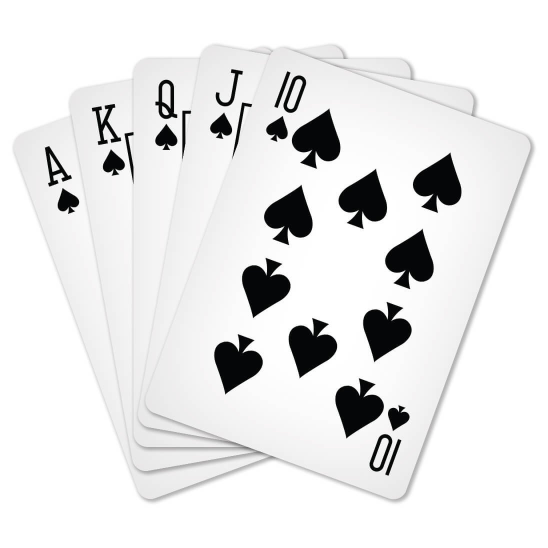
#> input picture images/cards.jpg, 1095 x 1095 px (shown at 1/2 size)
$ python kmeans_and_canny.py   (older library calls are emulated)
#> lines starting #> are read from the running program, lines starting #| are printed output that depends on the picture; after the words box and inside, x2 and y2 are one past the last pixel; in counts of white or black regions, pixels touching at a corner belong together
#> in tests, img is the input picture: shape (1095, 1095, 3); mean B, G, R 230.5, 230.4, 230.4
'''
k-means object detection
'''
import cv2
import numpy as np
# import matplotlib.pyplot as plt
# from main import retrieve_detected_objects

figure_size = 10

def kmeans(image, k):
    # Need to convert from RGB to HSV;
    # color descriptions in terms of hue/lightness/saturation are more relevant
#> called with k = 7
    converted_color_img = cv2.cvtColor(cv2.blur(image,(10,10)),cv2.COLOR_BGR2RGB)
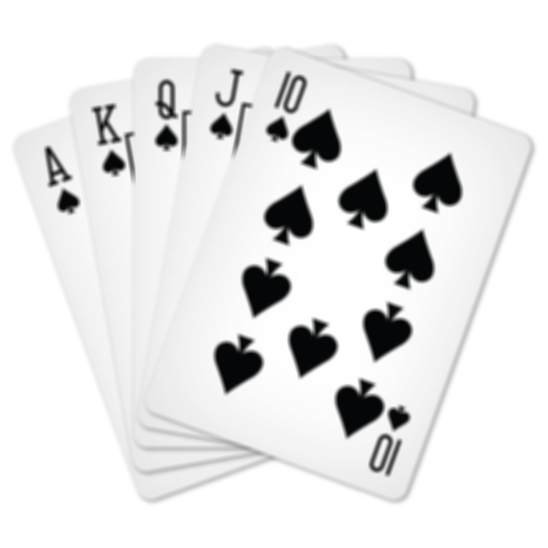
#> converted_color_img: shape (1095, 1095, 3) (shown at 1/2 size); mean R, G, B 230.4, 230.4, 230.5

    vectorized = converted_color_img.reshape((-1,3))
    vectorized = np.float32(vectorized)

    criteria = (cv2.TERM_CRITERIA_EPS + cv2.TERM_CRITERIA_MAX_ITER, 10, 1.0)

    attempts=10
    ret,label,center=cv2.kmeans(vectorized, k,None,criteria,attempts,cv2.KMEANS_PP_CENTERS)
#> ret = 82267181.7; center = [[240.2, 240, 240.1], [65.78, 66.71, 66.92], [209.7, 209.6, 209.6], [7.7, 8.7, 10.44], [255.1, 255.1, 255.1], [114, 114.7, 114.7], [163.8, 164.2, 164.2]]

    center = np.uint8(center)
#> center = [[240, 239, 240], [65, 66, 66], [209, 209, 209], [7, 8, 10], [255, 255, 255], [114, 114, 114], [163, 164, 164]]

    res = center[label.flatten()]
    # apply kmeans clustering to original image
    res2 = res.reshape((converted_color_img.shape))

    _, thresh = cv2.threshold(cv2.cvtColor(res2, cv2.COLOR_BGR2GRAY), 110, 255, 0)
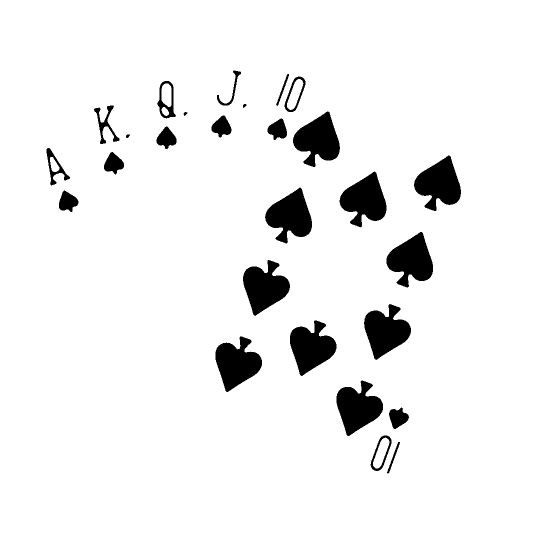
#> thresh: shape (1095, 1095) (shown at 1/2 size); 93.8% white; 27 black regions
    _, contours, hierarchy = cv2.findContours(thresh, cv2.RETR_TREE, cv2.CHAIN_APPROX_SIMPLE)
#> contours = 33 contours; largest, box (x1, y1, x2, y2) and area: (0, 0, 1095, 1095) 1196836, (827, 310, 923, 423) 6395, (727, 607, 823, 721) 6394, (485, 519, 581, 633) 6392, (430, 672, 525, 785) 6390

    major_contours = []
    for contour in contours:
        area = cv2.contourArea(contour)
        if area > 35:
            major_contours.append(contour)
#> this loop made 33 passes
#> area on passes 2 to 13: 336, 1830.5, 992, 1148, 6382, 6390, 6376.5, 6393.5, 6392.5, 6378, 1146, 6380.5
#> (contour, area) on pass 1: ([[0, 0], [0, 1094], [1094, 1094], [1094, 0]], 1196836)
#> after the loop, major_contours has the same summary as contours

    mask = np.zeros((image.shape))
    mask[:] = (255, 255, 255)
    cv2.fillPoly(mask, pts =major_contours, color=(0,0,0))
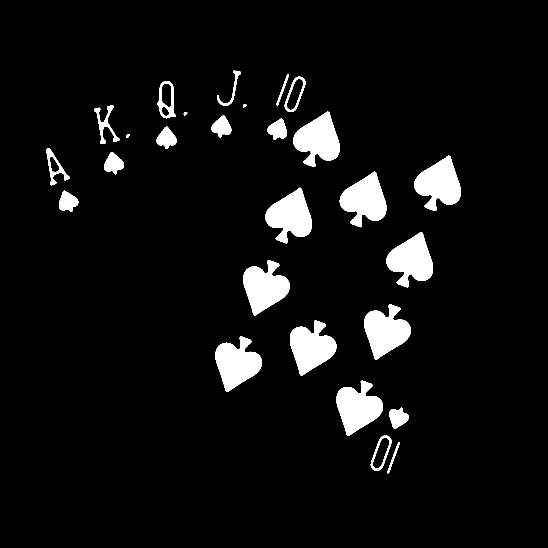
#> mask: shape (1095, 1095, 3) float64 (shown at 1/2 size); 6.2% white; 27 white regions, largest, box (x1, y1, x2, y2) and area: (828, 311, 922, 422) 6230, (728, 608, 822, 720) 6228, (486, 520, 580, 632) 6226

    cv2.imshow("kmeans with k = " + str(k), mask)
    cv2.waitKey(0)

def canny(image):
    image = cv2.morphologyEx(image, cv2.MORPH_OPEN, np.ones((5,5),np.uint8))

    edges = cv2.Canny(image,100,200)

    _, contours = cv2.findContours(edges, cv2.RETR_TREE, cv2.CHAIN_APPROX_NONE)[0]

    contoured_img = cv2.drawContours(image, contours, -1, (0, 255, 0), 2)

    mask = np.zeros((image.shape))
    mask[:] = (255, 255, 255)
    cv2.fillPoly(mask, pts =contours, color=(0,0,0))

    cv2.imshow("canny", mask)
    cv2.waitKey(0)

def tests():

    IMAGE_ROOT = "../images/"
    img = cv2.imread(IMAGE_ROOT+"cards.jpg", cv2.IMREAD_COLOR)

    k = 7
    kmeans(img, k)
    # [34 lines of commented-out code are left out]

if __name__ == '__main__':
    tests()
